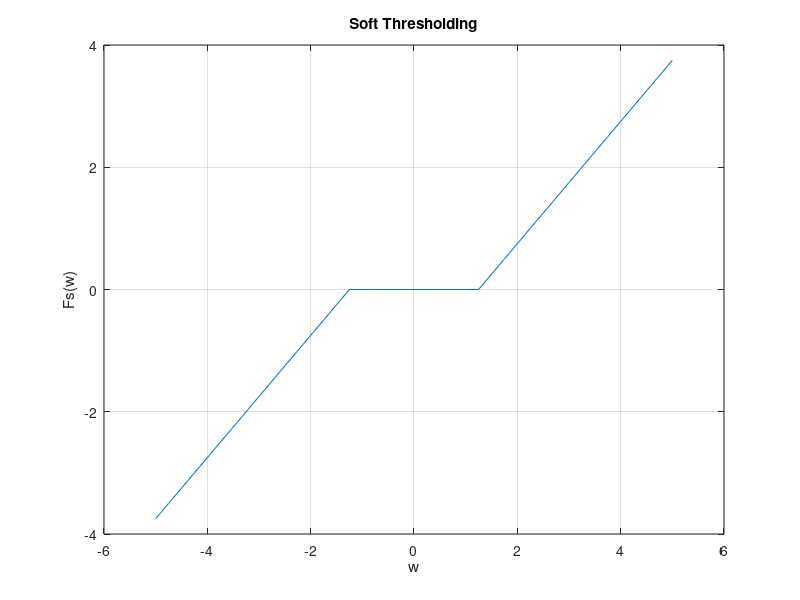

The MATLAB script that drew this image:
clear all;
t=1.25;
x=-5:0.25:5;
for i=1:length(x)
    a=x(i);
if (abs(a)<t)
    st(i)=0;
elseif(abs(a)>=t)
    st(i)=sign(a)*(abs(a)-t);
end
end
plot(x,st)
grid on
xlabel('w');
ylabel('Fs(w)');
title('Soft Thresholding');
